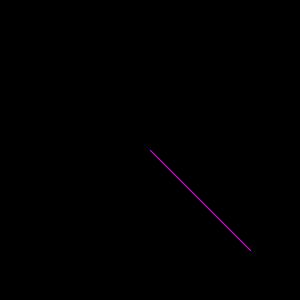
Frame 1 (no input)
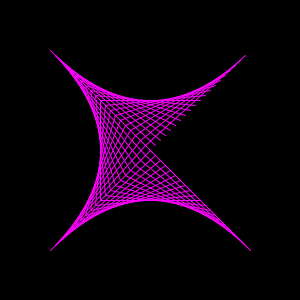
Frame 60 (the mouse pressed at the canvas centre just before this capture)
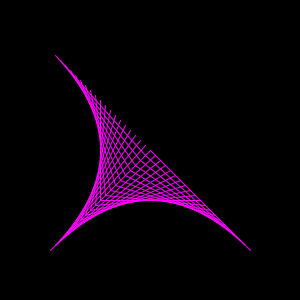
Frame 120 (the mouse held since frame 60 and released just before this capture)

The Processing sketch that drew these frames (run headless with seeded random() and noise(); from frame 60 on, the mouse is pressed at the canvas centre):

// Processing sketch: processing_136443
// ── processing_136443.pde

int startXX = 250;
    int startYY = 250;
    int endXX = 150;
    int endYY = 150;
    boolean right2 = false;
    boolean left = true;

    public void setup() {
        size(300,300);
        frameRate(10);
        smooth();
        background(0);
    }

    public void draw() {
        stroke(255,0,255);
        if (startXX == 250){
            background(0);
        }
        line(startXX,startYY,endXX,endYY);
        if ((startXX >= 250) && (startYY >= 250)) {
            right2 = false;
            left = true;
        }
        else if ((startXX <= 50) && (startYY <= 50)){
            right2 = true;
            left = false;
        }
        if ((endXX <= 50) && (endYY >= 250)){
            right2 = true;
            left = true;
        }
        else if((endXX >= 250) && (endYY <= 50)){
            right2 = false;
            left = false;
        }
        if (left == true){
            startYY = startYY - 5;
            startXX = startXX - 5;
        }
        else{
            startYY = startYY + 5;
            startXX = startXX + 5;
        }
        if (right2 == false){
            endXX = endXX - 5;
            endYY = endYY + 5;
        }
        else{
            endXX = endXX + 5;
            endYY = endYY - 5;
        }
    }
